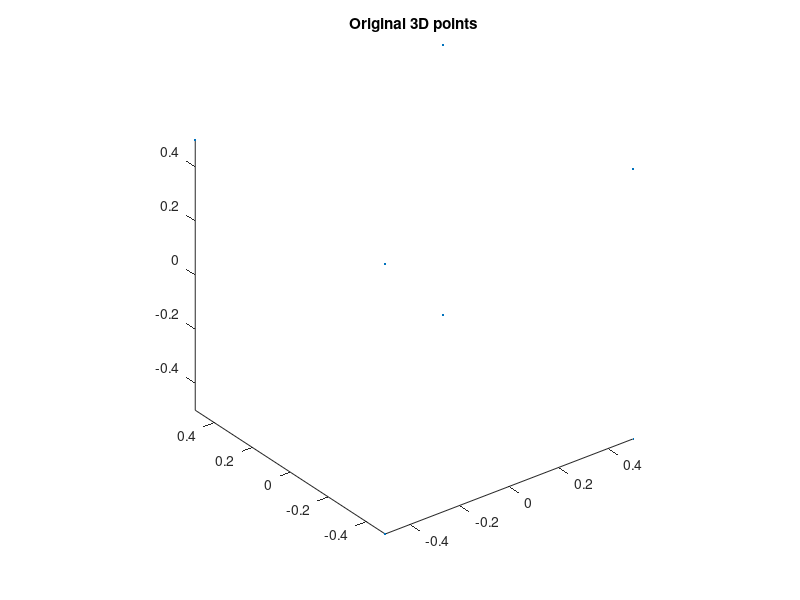

Here is the MATLAB script that generated this plot:
function [ pointList ] = generatePoints( )
%generatePoints Generates a list of points
%   Detailed explanation goes here

% A very simple point list to start
% [X, Y, Z] = ndgrid(-0.5:0.1:0.5, -0.5:0.5:0.5, 0);%, -0.5:0.5:0.5);
% pointList = [X(:), Y(:), Z(:)];

% A cube:
pointList = [   -0.5, -0.5, -0.5;
                -0.5, -0.5,  0.5;
                -0.5,  0.5, -0.5;
                -0.5,  0.5,  0.5;
                 0.5, -0.5, -0.5;
                 0.5, -0.5,  0.5;
                 0.5,  0.5, -0.5;
                 0.5,  0.5,  0.5];

% DEBUG: View points
figure, plot3(pointList(:,1), pointList(:,2), pointList(:,3), '.'); 
title('Original 3D points');
axis equal;

end

